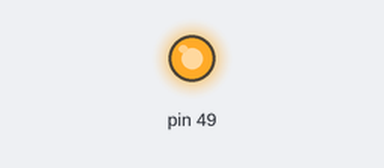
Simulated run of this sketch. Board: Arduino Mega 2560, built with avr-gcc and run on an emulated ATmega2560. On the bench: output pins drawn as LEDs (lit = HIGH).

Above: at 2.1 s.
At 6.2 s:
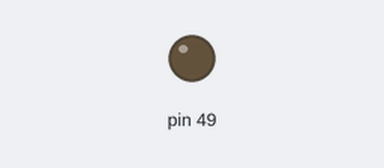
Timing chart, 0 to 10.7 s (numbered marks = the images above):
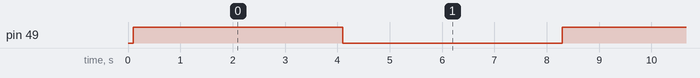

Measured:
- by itself, pin 49: alternates HIGH for 4.0 s and LOW for 4.2 s

The sketch:

0_Motor_PWM.ino
```cpp
//Use the PORTL pin 0
int Time1=100;
int Time2=4000;
void setup() {
  // put your setup code here, to run once:
DDRL=0b0000001;

}

void loop() {
  // put your main code here, to run repeatedly:
  PORTL=0;
  delay(Time1);
  PORTL=1;
  delay(Time2);
  PORTL=0;
  delay(Time1);
  PORTL=2;
  delay(Time2);
}
```
